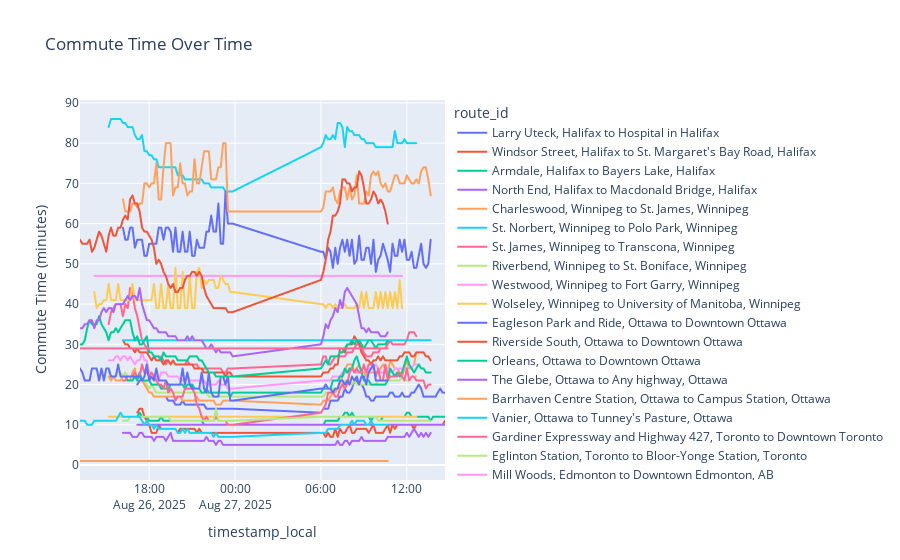

Write notebook code for a chart like this one.
### Code cell
# --- Data Preparation ---

# Convert timestamp to datetime objects
df['timestamp'] = pd.to_datetime(df['timestamp'], utc=True)

# Create a unique identifier for each route
df['route_id'] = df['origin'] + ' to ' + df['destination']

# Localize timestamp and extract hour
df['timestamp_local'] = df.apply(lambda row: row['timestamp'].tz_convert(row['timezone']), axis=1)

df['hour'] = df['timestamp_local'].apply(lambda x: x.hour)

# --- Visualization ---
fig = px.line(df, x='timestamp_local', y='duration_min', color='route_id',
              title='Commute Time Over Time',
              labels={'timestamp': 'Timestamp', 'duration_min': 'Commute Time (minutes)'})

fig.show()
